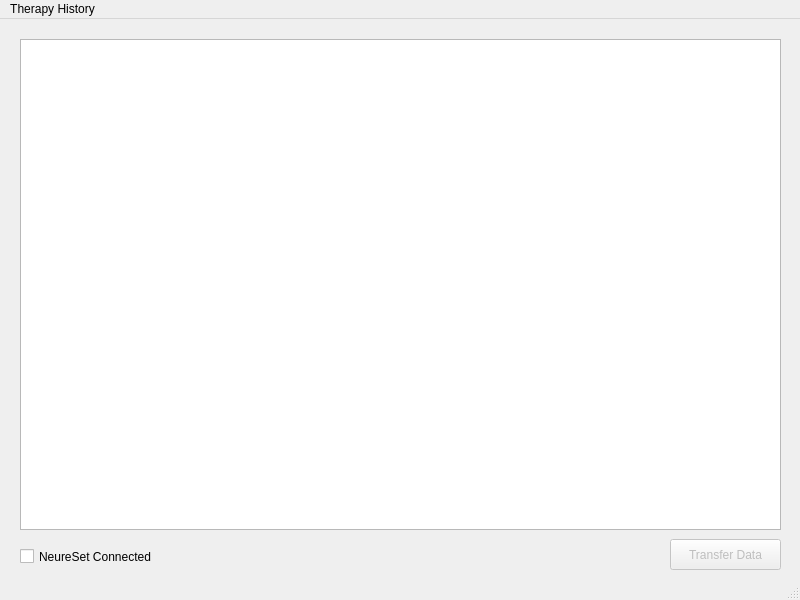
<?xml version="1.0" encoding="UTF-8"?>
<ui version="4.0">
 <class>PCWindow</class>
 <widget class="QMainWindow" name="PCWindow">
  <property name="geometry">
   <rect>
    <x>0</x>
    <y>0</y>
    <width>800</width>
    <height>600</height>
   </rect>
  </property>
  <property name="windowTitle">
   <string>PCWindow</string>
  </property>
  <widget class="QWidget" name="centralwidget">
   <widget class="QCheckBox" name="checkBox">
    <property name="geometry">
     <rect>
      <x>20</x>
      <y>522</y>
      <width>161</width>
      <height>31</height>
     </rect>
    </property>
    <property name="text">
     <string>NeureSet Connected</string>
    </property>
   </widget>
   <widget class="QTableView" name="table">
    <property name="geometry">
     <rect>
      <x>20</x>
      <y>20</y>
      <width>761</width>
      <height>491</height>
     </rect>
    </property>
   </widget>
   <widget class="QPushButton" name="transferButton">
    <property name="enabled">
     <bool>false</bool>
    </property>
    <property name="geometry">
     <rect>
      <x>670</x>
      <y>520</y>
      <width>111</width>
      <height>31</height>
     </rect>
    </property>
    <property name="text">
     <string>Transfer Data</string>
    </property>
   </widget>
  </widget>
  <widget class="QMenuBar" name="menubar">
   <property name="geometry">
    <rect>
     <x>0</x>
     <y>0</y>
     <width>800</width>
     <height>22</height>
    </rect>
   </property>
   <widget class="QMenu" name="menuSession_History">
    <property name="title">
     <string>Therapy History</string>
    </property>
   </widget>
   <addaction name="menuSession_History"/>
  </widget>
  <widget class="QStatusBar" name="statusbar"/>
 </widget>
 <resources/>
 <connections/>
</ui>
